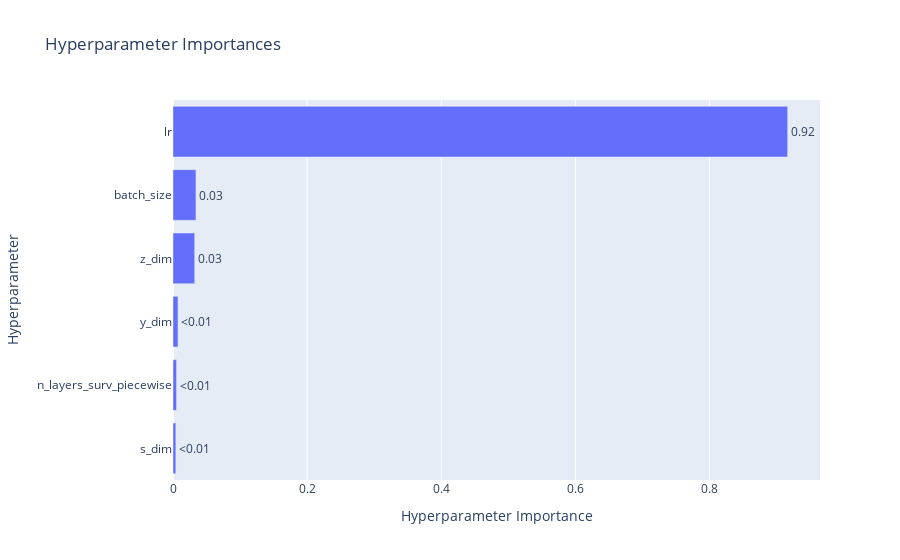

Notebook source saved alongside this figure:
### Code cell
# Visualize parameter importances.
plot_param_importances(study)

### Figure 1 — Plotly figure (JSON) as saved in the notebook; plotly's stock layout.template omitted (floating-point values rounded to 4 significant figures)
{"data": [{"cliponaxis": false, "hovertemplate": ["s_dim (IntDistribution): 0.004257619396893009<extra></extra>", "n_layers_surv_piecewise (CategoricalDistribution): 0.005283819364248106<extra></extra>", "y_dim (IntDistribution): 0.00743987474254373<extra></extra>", "z_dim (IntDistribution): 0.03236749589228963<extra></extra>", "batch_size (CategoricalDistribution): 0.03424943448693324<extra></extra>", "lr (CategoricalDistribution): 0.9164017561170922<extra></extra>"], "name": "Objective Value", "orientation": "h", "text": ["<0.01", "<0.01", "<0.01", "0.03", "0.03", "0.92"], "textposition": "outside", "type": "bar", "x": [0.004258, 0.005284, 0.00744, 0.03237, 0.03425, 0.9164], "y": ["s_dim", "n_layers_surv_piecewise", "y_dim", "z_dim", "batch_size", "lr"]}], "layout": {"title": {"text": "Hyperparameter Importances"}, "xaxis": {"title": {"text": "Hyperparameter Importance"}}, "yaxis": {"title": {"text": "Hyperparameter"}}}}
